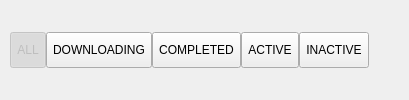
           <widget class="TabButtonPanel" name="downloads_tab" native="true">
            <layout class="QHBoxLayout" name="horizontalLayout_20">
             <property name="spacing">
              <number>0</number>
             </property>
             <property name="leftMargin">
              <number>0</number>
             </property>
             <property name="topMargin">
              <number>0</number>
             </property>
             <property name="rightMargin">
              <number>0</number>
             </property>
             <property name="bottomMargin">
              <number>0</number>
             </property>
             <item>
              <spacer name="horizontalSpacer_29">
               <property name="orientation">
                <enum>Qt::Horizontal</enum>
               </property>
               <property name="sizeType">
                <enum>QSizePolicy::Fixed</enum>
               </property>
               <property name="sizeHint" stdset="0">
                <size>
                 <width>10</width>
                 <height>20</height>
                </size>
               </property>
              </spacer>
             </item>
             <item>
              <widget class="UnderlineTabButton" name="downloads_all_button">
               <property name="enabled">
                <bool>false</bool>
               </property>
               <property name="sizePolicy">
                <sizepolicy hsizetype="Minimum" vsizetype="Fixed">
                 <horstretch>0</horstretch>
                 <verstretch>0</verstretch>
                </sizepolicy>
               </property>
               <property name="minimumSize">
                <size>
                 <width>0</width>
                 <height>36</height>
                </size>
               </property>
               <property name="maximumSize">
                <size>
                 <width>16777215</width>
                 <height>36</height>
                </size>
               </property>
               <property name="cursor">
                <cursorShape>PointingHandCursor</cursorShape>
               </property>
               <property name="styleSheet">
                <string notr="true"/>
               </property>
               <property name="text">
                <string>ALL</string>
               </property>
               <property name="checkable">
                <bool>true</bool>
               </property>
               <property name="checked">
                <bool>true</bool>
               </property>
              </widget>
             </item>
             <item>
              <widget class="UnderlineTabButton" name="downloads_downloading_button">
               <property name="sizePolicy">
                <sizepolicy hsizetype="Minimum" vsizetype="Fixed">
                 <horstretch>0</horstretch>
                 <verstretch>0</verstretch>
                </sizepolicy>
               </property>
               <property name="minimumSize">
                <size>
                 <width>0</width>
                 <height>36</height>
                </size>
               </property>
               <property name="maximumSize">
                <size>
                 <width>16777215</width>
                 <height>36</height>
                </size>
               </property>
               <property name="cursor">
                <cursorShape>PointingHandCursor</cursorShape>
               </property>
               <property name="styleSheet">
                <string notr="true"/>
               </property>
               <property name="text">
                <string>DOWNLOADING</string>
               </property>
               <property name="checkable">
                <bool>true</bool>
               </property>
              </widget>
             </item>
             <item>
              <widget class="UnderlineTabButton" name="downloads_completed_button">
               <property name="sizePolicy">
                <sizepolicy hsizetype="Minimum" vsizetype="Fixed">
                 <horstretch>0</horstretch>
                 <verstretch>0</verstretch>
                </sizepolicy>
               </property>
               <property name="minimumSize">
                <size>
                 <width>0</width>
                 <height>36</height>
                </size>
               </property>
               <property name="maximumSize">
                <size>
                 <width>16777215</width>
                 <height>36</height>
                </size>
               </property>
               <property name="cursor">
                <cursorShape>PointingHandCursor</cursorShape>
               </property>
               <property name="styleSheet">
                <string notr="true"/>
               </property>
               <property name="text">
                <string>COMPLETED</string>
               </property>
               <property name="checkable">
                <bool>true</bool>
               </property>
              </widget>
             </item>
             <item>
              <widget class="UnderlineTabButton" name="downloads_active_button">
               <property name="sizePolicy">
                <sizepolicy hsizetype="Minimum" vsizetype="Fixed">
                 <horstretch>0</horstretch>
                 <verstretch>0</verstretch>
                </sizepolicy>
               </property>
               <property name="minimumSize">
                <size>
                 <width>0</width>
                 <height>36</height>
                </size>
               </property>
               <property name="maximumSize">
                <size>
                 <width>16777215</width>
                 <height>36</height>
                </size>
               </property>
               <property name="cursor">
                <cursorShape>PointingHandCursor</cursorShape>
               </property>
               <property name="styleSheet">
                <string notr="true"/>
               </property>
               <property name="text">
                <string>ACTIVE</string>
               </property>
               <property name="checkable">
                <bool>true</bool>
               </property>
              </widget>
             </item>
             <item>
              <widget class="UnderlineTabButton" name="downloads_inactive_button">
               <property name="sizePolicy">
                <sizepolicy hsizetype="Minimum" vsizetype="Fixed">
                 <horstretch>0</horstretch>
                 <verstretch>0</verstretch>
                </sizepolicy>
               </property>
               <property name="minimumSize">
                <size>
                 <width>0</width>
                 <height>36</height>
                </size>
               </property>
               <property name="maximumSize">
                <size>
                 <width>16777215</width>
                 <height>36</height>
                </size>
               </property>
               <property name="cursor">
                <cursorShape>PointingHandCursor</cursorShape>
               </property>
               <property name="styleSheet">
                <string notr="true"/>
               </property>
               <property name="text">
                <string>INACTIVE</string>
               </property>
               <property name="checkable">
                <bool>true</bool>
               </property>
              </widget>
             </item>
             <item>
              <spacer name="horizontalSpacer_28">
               <property name="orientation">
                <enum>Qt::Horizontal</enum>
               </property>
               <property name="sizeHint" stdset="0">
                <size>
                 <width>40</width>
                 <height>20</height>
                </size>
               </property>
              </spacer>
             </item>
            </layout>
           </widget>
